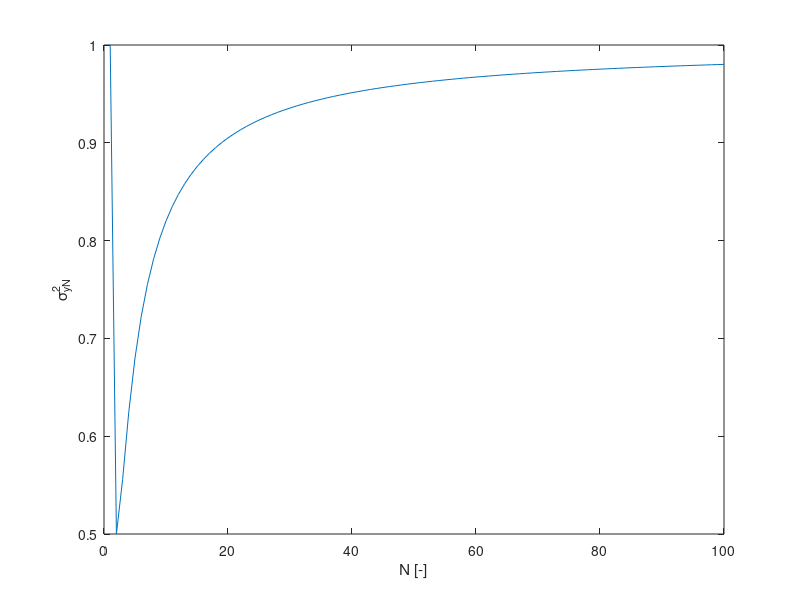
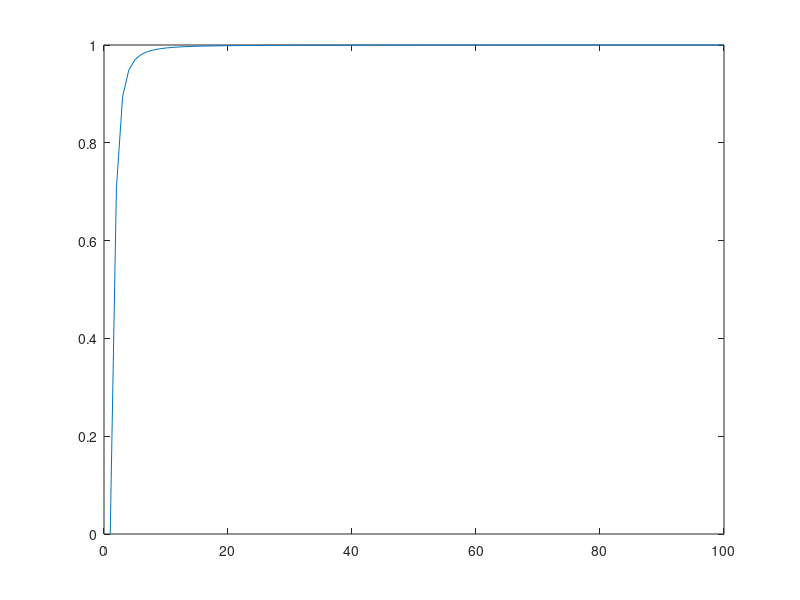
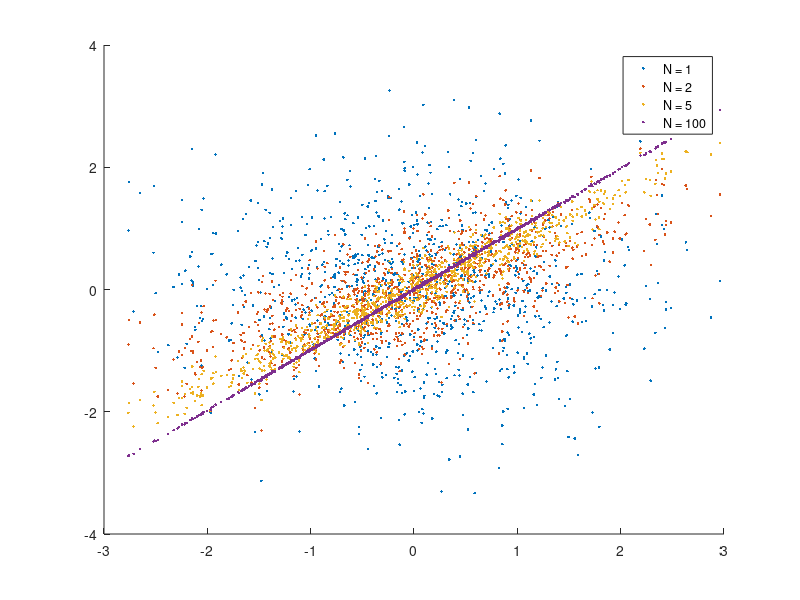
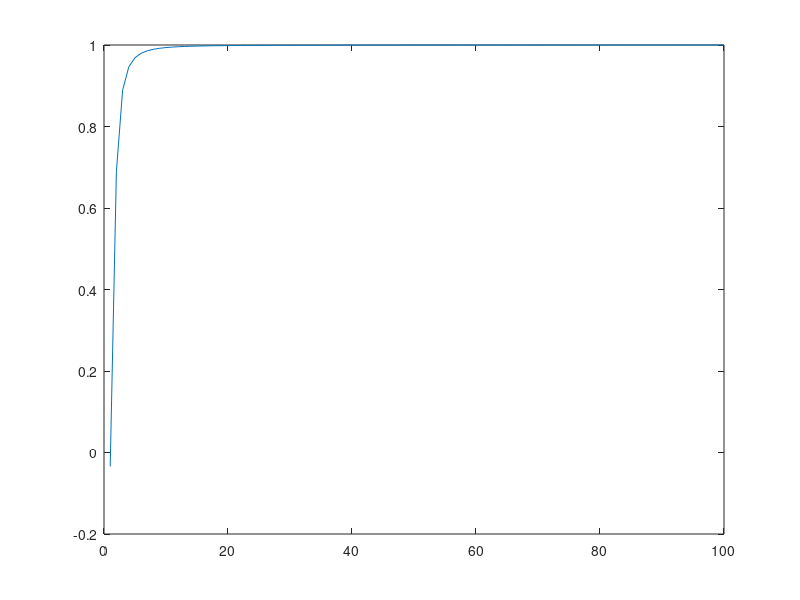

Write the MATLAB code that produced these figures, in order. (Note: this script raises an error after producing the figures.)
clear all; close all;

%% Assignment 19: Mathematical expressions for variance and correlation coefficient
% a)
N = 1:100;
sigmax2 = (2-2*N+N.^2)./N.^2;
plot(N,sigmax2);
xlabel('N [-]');
ylabel('\sigma_{yN}^2');

% b)
rho = (N-1)./N./sqrt(sigmax2);
figure;
plot(N,rho);

%% Assignment 20: Scatter plots and empirically evaluate correlation coefficient
% a)
x1n = normrnd(0,1,1000,1);
x2n = normrnd(0,1,1000,1);
figure;
hold on;
for N = [1,2,5,100]
    yn = (x1n + (N-1) .* x2n)./N;
    plot(x2n,yn,'.');
end
legend('N = 1','N = 2', 'N = 5', 'N = 100');

% b)
figure;
rhohat = [];
for N = 1:100
    yn = (x1n + (N-1) .* x2n)./N;
    rhohat = [rhohat (sum((x2n - mean(x2n)).*(yn-mean(yn))))./sqrt(sum((x2n-mean(x2n)).^2).*sum((yn-mean(yn)).^2))];
end;
plot(1:100,rhohat);

% c) The different samples of the scatter plots are more on one line when
% the normalized cross correlation coefficient is higher.

%% Assignment 21: Correlation function and power spectral density (PSD) function
%zie schrift


%% Assignment 22: Scatter plots
n = 1:900;
N = 10;
xn = normrnd(0,1,1000,1);
yn = 1/3.*([xn; 0; 0] + [0;xn;0] + [0;0;xn]);
figure;
for i = 1:4
    subplot(2,2,i);
    plot(yn(n),yn(n+i),'.');
end

%% Assignment 23: Empirical correlation and PSD function
L = 11;
M = length(yn);
ry = [];
for l = -(L-1):1:(L-1)
    rytemp = 0;
    for n = 1:(M-abs(l))
        rytemp = rytemp + 1./M.*yn(n).*yn(n+abs(l));
    end
    ry = [ry rytemp];
end
l = -(L-1):1:(L-1);
figure;
stem(l,ry);
hold on;
rytheory = 1/9.*[zeros(1,8) 1 2 3 2 1 zeros(1,8)];
stem(l,rytheory);

% b) for l = 0, there is a maximum

% c)
Pxest = 0;
l = -(L-1):(L-1);
theta = 0:0.001:2*pi;
for i = 1:length(l)
    Pxest = Pxest + ry(i).*exp(-1j.*theta.*l(i));    
end
figure;
plot(theta,abs(Pxest));
hold on;
plot(theta,1/9.*(3+4.*cos(theta)+2.*cos(2.*theta)));
legend('estimation', 'theory');

%% Assignment 24: Expression for cross-correlation
%a) zie schrift
%b) You can estimate the delay by measuring the signal and then calculating
%the estimation of the autocorrelation.

%% Assignment 25: Test cross-correlation function
clear all;
xn = normrnd(0,1,1000,1);
zn = normrnd(0,1,1000,1);
yn = xn + zn;
l = -10:10;
rxy = crosscor(xn,yn,l);
figure;
stem(l,rxy);

%% Assignment 26: Estimate delay for radar data
%a);
load('radar.mat');
n = 1:length(trans);
plot(n,trans,n,received);

%b)
rx = [];
for l = -100:100;
    rx =[rx crosscor2(trans,trans,l)];
end
rxy = [];
for l = -100:100
    rxy = [rxy crosscor2(trans,received,l)];
end
l = -100:100;
figure;
stem(l,rx);
hold on;
stem(l,rxy);

function ry = crosscor(x,y,l)
    ry = 0;
    M = length(x);
    for n = 1:(M-abs(l))
        ry = ry + 1./M.*x(n).*y(n+abs(l));
    end
end

function ry = crosscor2(x,y,l)
    ry = 0;
    M = length(x);
    if l > 0
        for n = 1:(M-(l))
            ry = ry + 1./M.*x(n).*y(n+(l));
        end
    else
        for n = (abs(l)+1):(M)
            ry = ry + 1/M.*x(n).*y(n+l);
        end
    end
end



    
    